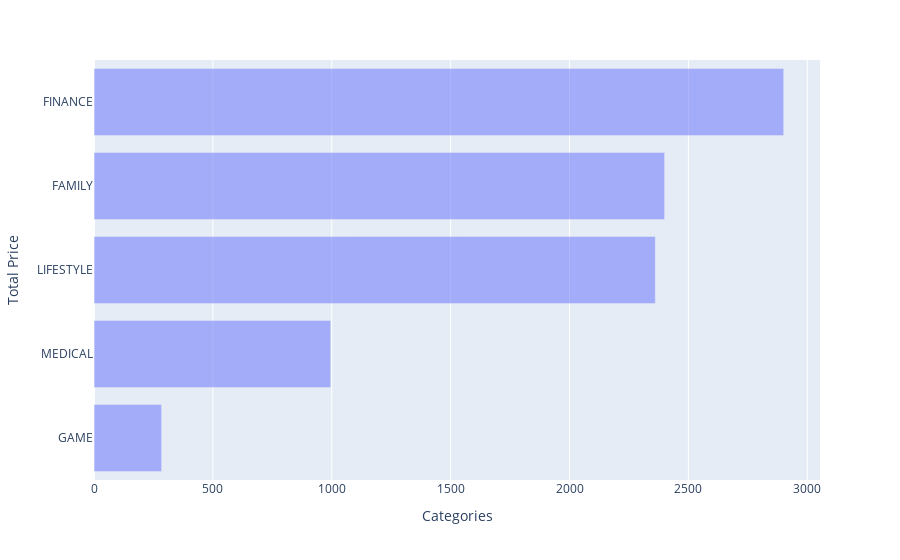

The cell this chart's notebook holds for it:
### Code cell
sorted_df = categories.sort_values('Total_Price')

fig = px.bar(sorted_df[-5:], x = 'Total_Price', y='Category', barmode='overlay')
fig.update_xaxes(title_text = 'Categories')
fig.update_yaxes(title_text = 'Total Price')
fig.show()

### Figure 1 — Plotly figure (JSON) as saved in the notebook; plotly's stock layout.template omitted (floating-point values rounded to 4 significant figures)
{"data": [{"alignmentgroup": "True", "hovertemplate": "Total_Price=%{x}<br>Category=%{y}<extra></extra>", "legendgroup": "", "marker": {"color": "#636efa", "opacity": 0.5, "pattern": {"shape": ""}}, "name": "", "offsetgroup": "", "orientation": "h", "showlegend": false, "textposition": "auto", "type": "bar", "x": [284.3, 995.7, 2361.0, 2400.0, 2901.0], "xaxis": "x", "y": ["GAME", "MEDICAL", "LIFESTYLE", "FAMILY", "FINANCE"], "yaxis": "y"}], "layout": {"barmode": "overlay", "legend": {"tracegroupgap": 0}, "margin": {"t": 60}, "xaxis": {"anchor": "y", "domain": [0, 1], "title": {"text": "Categories"}}, "yaxis": {"anchor": "x", "domain": [0, 1], "title": {"text": "Total Price"}}}}
